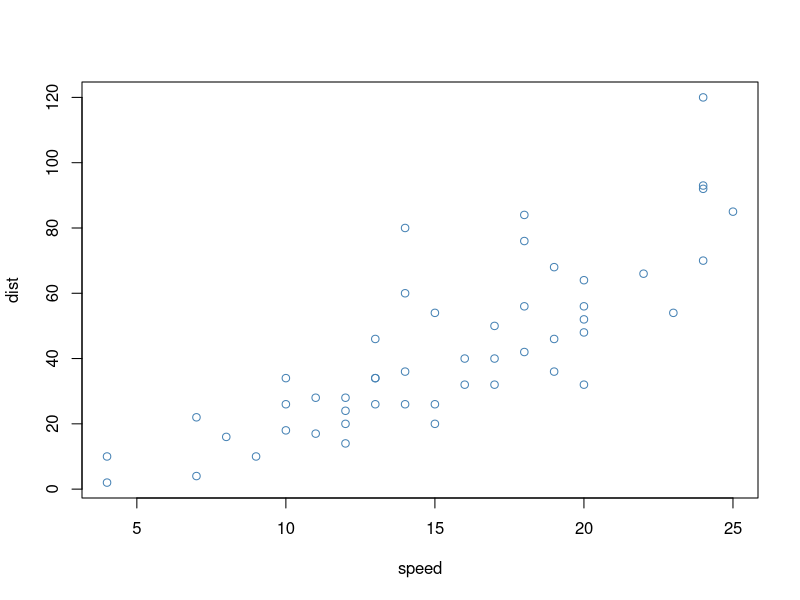

The R source for this figure:
## ---- chunk 1
knitr::opts_chunk$set(echo=TRUE)
## ---- chunk 2
summary(cars)
## ---- chunk 3
plot(cars, col="steelblue")
